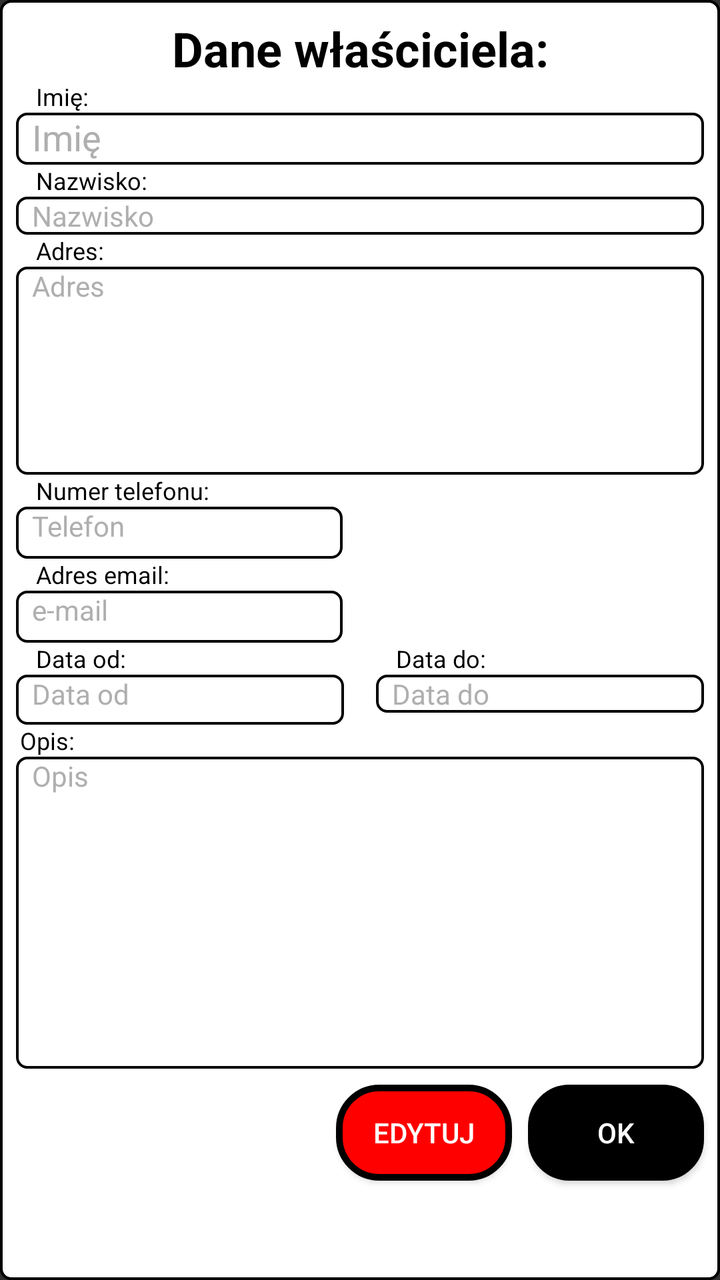
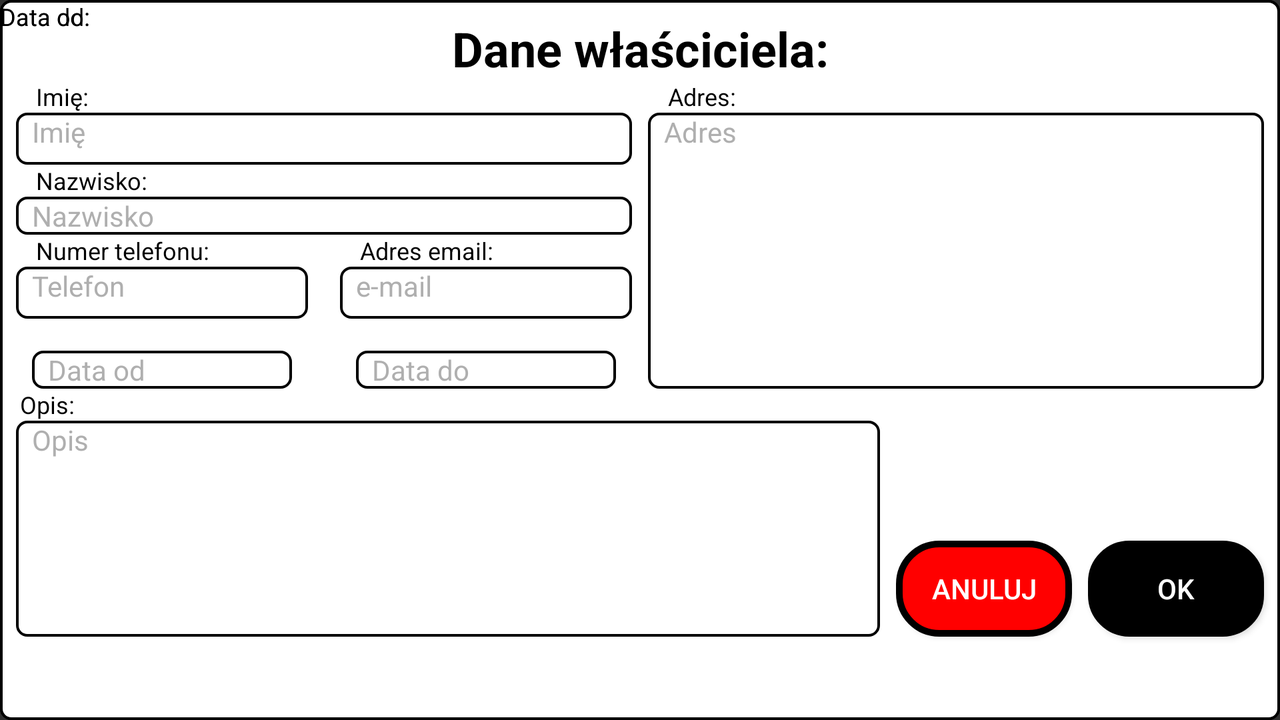

Two renders of one Android screen. The first uses the default layout on a phone; the second uses the alternative layout the repository ships for a different screen configuration, on a matching device. The two XML files are below.
<!-- AndroidManifest.xml: application theme AppTheme -->
<!-- res/layout/owner_info_dialog.xml -->
<?xml version="1.0" encoding="utf-8"?>
<androidx.constraintlayout.widget.ConstraintLayout
    xmlns:android="http://schemas.android.com/apk/res/android"
    xmlns:app="http://schemas.android.com/apk/res-auto"
    xmlns:tools="http://schemas.android.com/tools"
    android:background="@drawable/roundcornerstext"
    android:layout_width="match_parent"
    android:layout_height="match_parent">

    <androidx.constraintlayout.widget.ConstraintLayout
        android:layout_width="0dp"
        android:layout_height="0dp"
        android:background="@drawable/roundcornerstext"
        app:layout_constraintBottom_toBottomOf="parent"
        app:layout_constraintEnd_toEndOf="parent"
        app:layout_constraintStart_toStartOf="parent"
        app:layout_constraintTop_toTopOf="parent"
        app:layout_constraintVertical_bias="0.0">

        <TextView
            android:id="@+id/textView12"
            style="@style/dogDataDialog_title"
            android:text="Dane właściciela:"
            app:layout_constraintEnd_toEndOf="parent"
            app:layout_constraintStart_toStartOf="parent"
            app:layout_constraintTop_toTopOf="parent" />

        <EditText
            android:id="@+id/ownerNameInfoTextView"
            style="@style/editTextStyle_frameRoundBlackCorners_whiteBackground_blackText.x1"
            android:autofillHints=""
            android:hint="Imię"
            app:layout_constraintEnd_toEndOf="parent"
            app:layout_constraintHorizontal_bias="1.0"
            app:layout_constraintStart_toStartOf="parent"
            app:layout_constraintTop_toBottomOf="@+id/textView12" />

        <TextView
            android:id="@+id/ownerSurnameInfoTextView"
            style="@style/editTextStyle_frameRoundBlackCorners_whiteBackground_blackText.x1"
            android:layout_width="0dp"
            android:layout_height="wrap_content"
            android:autofillHints=""
            android:hint="Nazwisko"
            app:layout_constraintEnd_toEndOf="parent"
            app:layout_constraintHorizontal_bias="1.0"
            app:layout_constraintStart_toStartOf="parent"
            app:layout_constraintTop_toBottomOf="@+id/ownerNameInfoTextView" />

        <TextView
            android:id="@+id/ownerDescriptionInfoTextView"
            style="@style/editTextStyle_frameRoundBlackCorners_whiteBackground_blackText.x6"
            android:hint="Opis "
            app:layout_constraintEnd_toEndOf="parent"
            app:layout_constraintStart_toStartOf="parent"
            app:layout_constraintTop_toBottomOf="@+id/ownerFromDateInfoTextView" />

        <TextView
            android:id="@+id/textView13"
            style="@style/label_noFrame_black12Text"
            android:text="Imię:"
            app:layout_constraintBottom_toTopOf="@+id/ownerNameInfoTextView"
            app:layout_constraintStart_toStartOf="@+id/ownerNameInfoTextView" />

        <TextView
            android:id="@+id/textView20"
            style="@style/label_noFrame_black12Text"
            android:layout_width="wrap_content"
            android:layout_height="wrap_content"
            android:text="Nazwisko:"
            app:layout_constraintBottom_toTopOf="@+id/ownerSurnameInfoTextView"
            app:layout_constraintStart_toStartOf="@+id/ownerSurnameInfoTextView" />

        <TextView
            android:id="@+id/textView14"
            style="@style/label_noFrame_black12Text"
            android:text="Adres:"
            app:layout_constraintBottom_toTopOf="@+id/ownerAddressInfoTextView"
            app:layout_constraintStart_toStartOf="@+id/ownerAddressInfoTextView" />

        <TextView
            android:id="@+id/ownerToDateInfoTextView"
            style="@style/editTextStyle_frameRoundBlackCorners_whiteBackground_blackText.x1"
            android:layout_width="0dp"
            android:layout_height="wrap_content"
            android:layout_marginTop="16dp"
            android:ems="10"
            android:hint="Data do"
            app:layout_constraintEnd_toEndOf="parent"
            app:layout_constraintStart_toEndOf="@+id/ownerFromDateInfoTextView"
            app:layout_constraintTop_toBottomOf="@+id/ownerEmailInfoTextView" />

        <TextView
            android:id="@+id/ownerFromDateInfoTextView"
            style="@style/editTextStyle_frameRoundBlackCorners_whiteBackground_blackText.x1"
            android:layout_width="0dp"
            android:layout_height="25dp"
            android:ems="10"
            android:hint="Data od"

            app:layout_constraintEnd_toStartOf="@+id/ownerToDateInfoTextView"
            app:layout_constraintStart_toStartOf="parent"
            app:layout_constraintTop_toBottomOf="@+id/ownerEmailInfoTextView" />

        <TextView
            android:id="@+id/textView21"
            style="@style/label_noFrame_black12Text"
            android:layout_width="wrap_content"
            android:layout_height="wrap_content"
            android:text="Data do:"
            app:layout_constraintBottom_toTopOf="@+id/ownerToDateInfoTextView"
            app:layout_constraintStart_toStartOf="@+id/ownerToDateInfoTextView" />

        <TextView
            android:id="@+id/textView22"
            style="@style/label_noFrame_black12Text"
            android:layout_width="wrap_content"
            android:layout_height="wrap_content"
            android:text="Data od:"
            app:layout_constraintBottom_toTopOf="@+id/ownerFromDateInfoTextView"
            app:layout_constraintStart_toStartOf="@+id/ownerFromDateInfoTextView" />

        <TextView
            android:id="@+id/textView16"
            style="@style/label_noFrame_black12Text"
            android:layout_width="wrap_content"
            android:layout_height="wrap_content"
            android:text="Numer telefonu:"
            app:layout_constraintBottom_toTopOf="@+id/ownerPhoneInfoTextView"
            app:layout_constraintStart_toStartOf="@+id/ownerPhoneInfoTextView" />

        <TextView
            android:id="@+id/textView17"
            style="@style/label_noFrame_black12Text"
            android:layout_width="wrap_content"
            android:layout_height="wrap_content"
            android:text="Adres email:"
            app:layout_constraintBottom_toTopOf="@+id/ownerEmailInfoTextView"
            app:layout_constraintStart_toStartOf="@+id/ownerEmailInfoTextView" />

        <TextView
            android:id="@+id/textView18"
            style="@style/label_noFrame_black12Text"
            android:layout_width="wrap_content"
            android:layout_height="wrap_content"
            android:text="Opis:"
            app:layout_constraintBottom_toTopOf="@+id/ownerDescriptionInfoTextView"
            app:layout_constraintStart_toStartOf="parent" />

        <TextView
            android:id="@+id/ownerAddressInfoTextView"
            style="@style/editTextStyle_frameRoundBlackCorners_whiteBackground_blackText.x4"
            android:hint="Adres"
            app:layout_constraintEnd_toEndOf="parent"
            app:layout_constraintStart_toStartOf="parent"
            app:layout_constraintTop_toBottomOf="@+id/ownerSurnameInfoTextView" />

        <TextView
            android:id="@+id/ownerPhoneInfoTextView"
            style="@style/editTextStyle_frameRoundBlackCorners_whiteBackground_blackText.x1"
            android:ems="10"
            android:hint="Telefon"
            app:layout_constraintStart_toStartOf="parent"
            app:layout_constraintTop_toBottomOf="@+id/ownerAddressInfoTextView" />

        <TextView
            android:id="@+id/ownerEmailInfoTextView"
            style="@style/editTextStyle_frameRoundBlackCorners_whiteBackground_blackText.x1"
            android:hint="e-mail"
            app:layout_constraintStart_toStartOf="parent"
            app:layout_constraintTop_toBottomOf="@+id/ownerPhoneInfoTextView" />

        <Button
            android:id="@+id/okOwnerDialogInfo"
            android:layout_width="wrap_content"
            android:layout_height="wrap_content"
            android:layout_marginTop="8dp"
            android:layout_marginEnd="8dp"
            android:background="@drawable/roundcornersrecyclerviewblack"
            android:text="OK"
            app:layout_constraintEnd_toEndOf="parent"
            app:layout_constraintTop_toBottomOf="@+id/ownerDescriptionInfoTextView" />

        <Button
            android:id="@+id/editOwnerDialogInfo"
            android:layout_width="wrap_content"
            android:layout_height="wrap_content"
            android:layout_marginEnd="8dp"
            android:background="@drawable/roundcornersrecyclerviewred"
            android:text="Edytuj"
            app:layout_constraintEnd_toStartOf="@+id/okOwnerDialogInfo"
            app:layout_constraintTop_toTopOf="@+id/okOwnerDialogInfo" />


    </androidx.constraintlayout.widget.ConstraintLayout>
</androidx.constraintlayout.widget.ConstraintLayout>
<!-- resources referenced by this layout -->
<resources>
  <!-- drawable roundcornersrecyclerviewblack (drawable) -->
  <?xml version="1.0" encoding="utf-8"?>
  <shape xmlns:tools="http://schemas.android.com/tools" xmlns:android="http://schemas.android.com/apk/res/android">
      <solid android:color="#000000"/>
      <stroke
          android:width="4px"
          android:color="#000000"
          tools:ignore="StateListReachable" />
  
      <corners android:bottomRightRadius="20dp"
          android:bottomLeftRadius="20dp"
          android:topRightRadius="20dp"
          android:topLeftRadius="20dp"/>
  </shape>
  <!-- drawable roundcornersrecyclerviewred (drawable) -->
  <?xml version="1.0" encoding="utf-8"?>
  <shape xmlns:tools="http://schemas.android.com/tools" xmlns:android="http://schemas.android.com/apk/res/android">
      <solid android:color="#FF0000"/>
      <stroke
          android:width="10px"
          android:color="#000000"
          tools:ignore="StateListReachable" />
  
      <corners android:bottomRightRadius="20dp"
          android:bottomLeftRadius="20dp"
          android:topRightRadius="20dp"
          android:topLeftRadius="20dp"/>
  </shape>
  <!-- drawable roundcornerstext (drawable) -->
  <?xml version="1.0" encoding="utf-8"?>
  <shape xmlns:tools="http://schemas.android.com/tools" xmlns:android="http://schemas.android.com/apk/res/android">
      <solid android:color="#00FFFFFF"/>
      <stroke
          android:width="4px"
          android:color="#000000"
          tools:ignore="StateListReachable" />
  
      <corners android:bottomRightRadius="5dp"
          android:bottomLeftRadius="5dp"
          android:topRightRadius="5dp"
          android:topLeftRadius="5dp"/>
  
      <solid android:color="#ffFFFFFF"/>
  
  </shape>
  <style name="dogDataDialog_title">
          <item name="android:layout_width">wrap_content</item>
          <item name="android:layout_height">wrap_content</item>
          <item name="android:layout_marginTop">8dp</item>
          <item name="android:textColor">#000000</item>
          <item name="android:paddingStart">8dp</item>
          <item name="android:paddingEnd">8dp</item>
          <item name="android:textSize">24sp</item>
          <item name="android:textStyle">bold</item>
      </style>
  <style name="editTextStyle_frameRoundBlackCorners_whiteBackground_blackText.x1">
          <item name="android:layout_height">26dp</item>
      </style>
  <style name="editTextStyle_frameRoundBlackCorners_whiteBackground_blackText.x4">
          <item name="android:layout_height">104dp</item>
      </style>
  <style name="editTextStyle_frameRoundBlackCorners_whiteBackground_blackText.x6">
          <item name="android:layout_height">156dp</item>
      </style>
  <style name="label_noFrame_black12Text">
          <item name="android:layout_width">wrap_content</item>
          <item name="android:layout_height">wrap_content</item>
          <item name="android:layout_marginStart">10dp</item>
          <item name="android:textColor">#000000</item>
          <item name="android:textSize">12sp</item>
      </style>
  <style name="AppTheme" parent="Theme.AppCompat.NoActionBar">
      
      <item name="colorPrimary">@color/colorPrimary</item>
      <item name="colorPrimaryDark">@color/colorPrimaryDark</item>
      <item name="colorAccent">@color/colorAccent</item>
  </style>
  <color name="colorPrimary">#404040</color>
  <color name="colorPrimaryDark">#000000</color>
  <color name="colorAccent">#CCCCCC</color>
</resources>
<!-- res/layout-land/owner_info_dialog.xml (the repository's variant of the layout above) -->
<!-- drawn on the phone turned sideways -->
<?xml version="1.0" encoding="utf-8"?>
<androidx.constraintlayout.widget.ConstraintLayout
    xmlns:android="http://schemas.android.com/apk/res/android"
    xmlns:app="http://schemas.android.com/apk/res-auto"
    xmlns:tools="http://schemas.android.com/tools"
    android:background="@drawable/roundcornerstext"
    android:layout_width="match_parent"
    android:layout_height="match_parent">

    <androidx.constraintlayout.widget.ConstraintLayout
        android:layout_width="0dp"
        android:layout_height="0dp"
        android:background="@drawable/roundcornerstext"
        app:layout_constraintBottom_toBottomOf="parent"
        app:layout_constraintEnd_toEndOf="parent"
        app:layout_constraintStart_toStartOf="parent"
        app:layout_constraintTop_toTopOf="parent">

        <TextView
            android:id="@+id/textView12"
            style="@style/dogDataDialog_title"
            android:text="Dane właściciela:"
            app:layout_constraintEnd_toEndOf="parent"
            app:layout_constraintStart_toStartOf="parent"
            app:layout_constraintTop_toTopOf="parent" />


        <TextView
            android:id="@+id/textView13"
            style="@style/label_noFrame_black12Text"
            android:text="Imię:"
            app:layout_constraintBottom_toTopOf="@+id/ownerNameInfoTextView"
            app:layout_constraintStart_toStartOf="@+id/ownerNameInfoTextView" />

        <TextView
            android:id="@+id/textView20"
            style="@style/label_noFrame_black12Text"
            android:layout_width="wrap_content"
            android:layout_height="wrap_content"
            android:text="Nazwisko:"
            app:layout_constraintBottom_toTopOf="@+id/ownerSurnameInfoTextView"
            app:layout_constraintStart_toStartOf="@+id/ownerSurnameInfoTextView" />

        <TextView
            android:id="@+id/textView14"
            style="@style/label_noFrame_black12Text"
            android:text="Adres:"
            app:layout_constraintBottom_toTopOf="@+id/ownerAddressInfoTextView"
            app:layout_constraintStart_toStartOf="@+id/ownerAddressInfoTextView" />

        <TextView
            android:id="@+id/textView21"
            style="@style/label_noFrame_black12Text"
            android:layout_width="wrap_content"
            android:layout_height="wrap_content"
            android:text="Data do:"
            app:layout_constraintBottom_toTopOf="@+id/ownerPutDateInfoTextView"
            app:layout_constraintStart_toStartOf="@+id/ownerPutDateInfoTextView" />

        <TextView
            android:id="@+id/textView22"
            style="@style/label_noFrame_black12Text"
            android:layout_width="wrap_content"
            android:layout_height="wrap_content"
            android:text="Data od:"
            app:layout_constraintBottom_toTopOf="@+id/ownerExpiryDateInfoTextView"
            app:layout_constraintStart_toStartOf="@+id/ownerExpiryDateInfoTextView" />

        <TextView
            android:id="@+id/textView16"
            style="@style/label_noFrame_black12Text"
            android:layout_width="wrap_content"
            android:layout_height="wrap_content"
            android:text="Numer telefonu:"
            app:layout_constraintBottom_toTopOf="@+id/ownerPhoneInfoTextView"
            app:layout_constraintStart_toStartOf="@+id/ownerPhoneInfoTextView" />

        <TextView
            android:id="@+id/textView17"
            style="@style/label_noFrame_black12Text"
            android:layout_width="wrap_content"
            android:layout_height="wrap_content"
            android:text="Adres email:"
            app:layout_constraintBottom_toTopOf="@+id/ownerEmailInfoTextView"
            app:layout_constraintStart_toStartOf="@+id/ownerEmailInfoTextView" />

        <TextView
            android:id="@+id/textView18"
            style="@style/label_noFrame_black12Text"
            android:layout_width="wrap_content"
            android:layout_height="wrap_content"
            android:text="Opis:"
            app:layout_constraintBottom_toTopOf="@+id/ownerDescriptionInfoTextView"
            app:layout_constraintStart_toStartOf="parent" />

        <TextView
            android:id="@+id/ownerNameInfoTextView"
            style="@style/editTextStyle_frameRoundBlackCorners_whiteBackground_blackText.x1"
            android:autofillHints=""
            android:hint="Imię"
            app:layout_constraintEnd_toStartOf="@+id/ownerAddressInfoTextView"
            app:layout_constraintHorizontal_bias="1.0"
            app:layout_constraintStart_toStartOf="parent"
            app:layout_constraintTop_toBottomOf="@+id/textView12" />

        <TextView
            android:id="@+id/ownerSurnameInfoTextView"
            style="@style/editTextStyle_frameRoundBlackCorners_whiteBackground_blackText.x1"
            android:layout_width="0dp"
            android:layout_height="wrap_content"
            android:autofillHints=""
            android:hint="Nazwisko"
            app:layout_constraintEnd_toStartOf="@+id/ownerAddressInfoTextView"
            app:layout_constraintHorizontal_bias="1.0"
            app:layout_constraintStart_toStartOf="parent"
            app:layout_constraintTop_toBottomOf="@+id/ownerNameInfoTextView" />

        <TextView
            android:id="@+id/ownerDescriptionInfoTextView"
            style="@style/editTextStyle_frameRoundBlackCorners_whiteBackground_blackText.x6"
            android:layout_width="0dp"
            android:layout_height="108dp"
            android:hint="Opis "
            app:layout_constraintEnd_toStartOf="@+id/editOwnerDialogInfo"
            app:layout_constraintStart_toStartOf="parent"
            app:layout_constraintTop_toBottomOf="@+id/ownerFromDateInfoTextView" />

        <TextView
            android:id="@+id/ownerToDateInfoTextView"
            style="@style/editTextStyle_frameRoundBlackCorners_whiteBackground_blackText.x1"
            android:layout_width="0dp"
            android:layout_height="wrap_content"
            android:layout_marginTop="16dp"
            android:ems="10"
            android:hint="Data do"
            app:layout_constraintEnd_toEndOf="@+id/ownerEmailInfoTextView"
            app:layout_constraintHorizontal_bias="0.0"
            app:layout_constraintStart_toStartOf="@+id/ownerEmailInfoTextView"
            app:layout_constraintTop_toBottomOf="@+id/ownerEmailInfoTextView" />

        <TextView
            android:id="@+id/ownerFromDateInfoTextView"
            style="@style/editTextStyle_frameRoundBlackCorners_whiteBackground_blackText.x1"
            android:layout_width="0dp"
            android:layout_height="wrap_content"
            android:ems="10"
            android:hint="Data od"
            app:layout_constraintEnd_toEndOf="@+id/ownerPhoneInfoTextView"
            app:layout_constraintStart_toStartOf="@+id/ownerPhoneInfoTextView"
            app:layout_constraintTop_toBottomOf="@+id/ownerEmailInfoTextView" />


        <TextView
            android:id="@+id/ownerAddressInfoTextView"
            style="@style/editTextStyle_frameRoundBlackCorners_whiteBackground_blackText.x4"
            android:layout_width="0dp"
            android:layout_height="0dp"
            android:layout_marginStart="0dp"
            android:layout_marginTop="0dp"
            android:hint="Adres"
            app:layout_constraintBottom_toBottomOf="@+id/ownerToDateInfoTextView"
            app:layout_constraintEnd_toEndOf="parent"
            app:layout_constraintStart_toEndOf="@id/ownerNameInfoTextView"
            app:layout_constraintTop_toTopOf="@+id/ownerNameInfoTextView" />

        <TextView
            android:id="@+id/ownerPhoneInfoTextView"
            style="@style/editTextStyle_frameRoundBlackCorners_whiteBackground_blackText.x1"
            android:ems="10"
            android:hint="Telefon"
            app:layout_constraintEnd_toStartOf="@id/ownerEmailInfoTextView"
            app:layout_constraintStart_toStartOf="parent"
            app:layout_constraintTop_toBottomOf="@+id/ownerSurnameInfoTextView" />

        <TextView
            android:id="@+id/ownerEmailInfoTextView"
            style="@style/editTextStyle_frameRoundBlackCorners_whiteBackground_blackText.x1"
            android:hint="e-mail"
            app:layout_constraintEnd_toStartOf="@+id/ownerAddressInfoTextView"
            app:layout_constraintStart_toEndOf="@+id/ownerPhoneInfoTextView"
            app:layout_constraintTop_toBottomOf="@+id/ownerSurnameInfoTextView" />


        <Button
            android:id="@+id/okOwnerDialogInfo"
            android:layout_width="wrap_content"
            android:layout_height="wrap_content"
            android:layout_marginEnd="8dp"
            android:background="@drawable/roundcornersrecyclerviewblack"
            android:text="OK"
            app:layout_constraintBottom_toBottomOf="@+id/ownerDescriptionInfoTextView"
            app:layout_constraintEnd_toEndOf="parent" />

        <Button
            android:id="@+id/editOwnerDialogInfo"
            android:layout_width="wrap_content"
            android:layout_height="wrap_content"
            android:layout_marginEnd="8dp"
            android:background="@drawable/roundcornersrecyclerviewred"
            android:text="Anuluj"
            app:layout_constraintEnd_toStartOf="@+id/okOwnerDialogInfo"
            app:layout_constraintTop_toTopOf="@+id/okOwnerDialogInfo" />

    </androidx.constraintlayout.widget.ConstraintLayout>
</androidx.constraintlayout.widget.ConstraintLayout>
